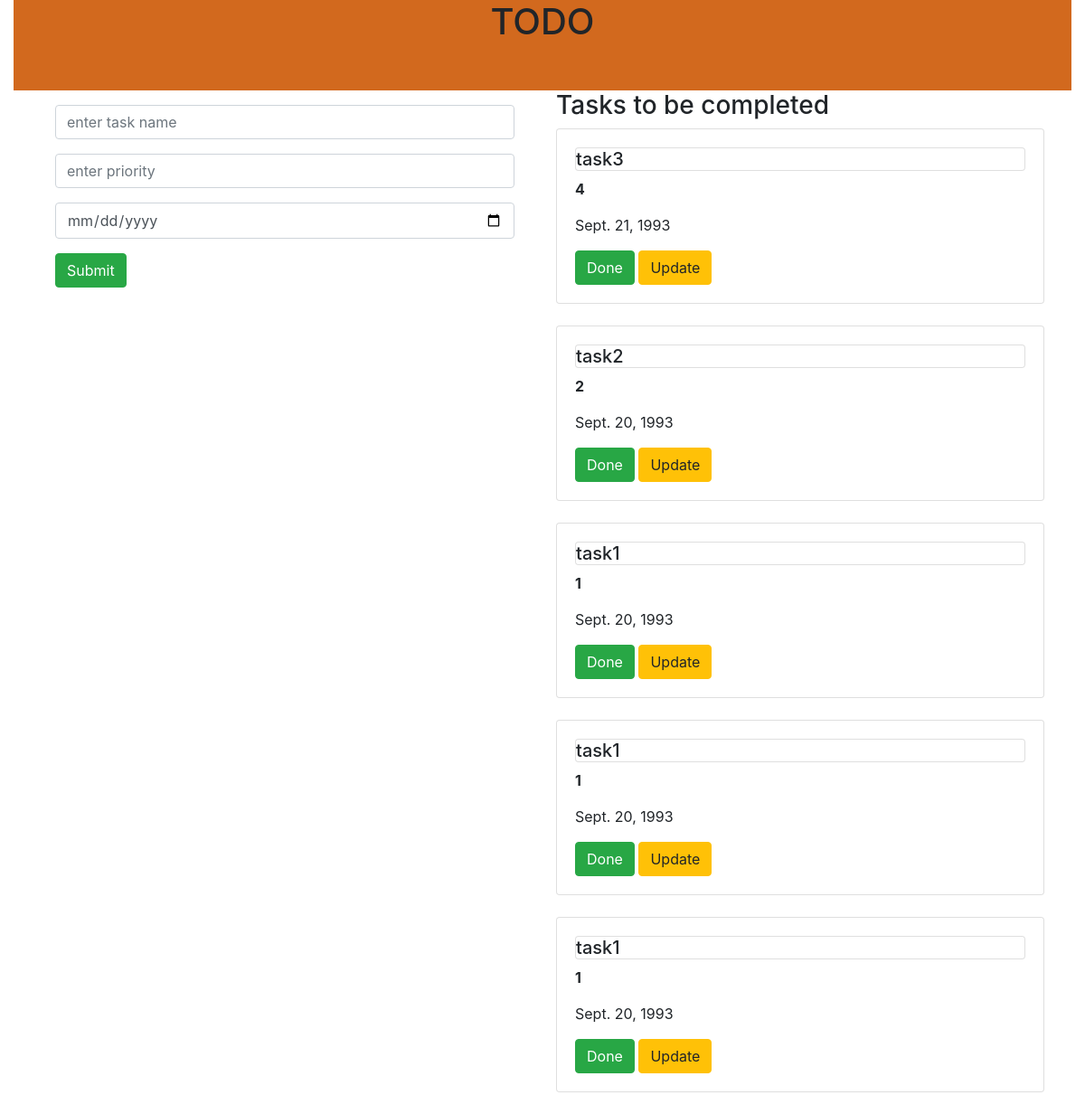
The page / on the database its author committed.
### todoapp/models.py (models this page shows, shortened)
class Task(models.Model):
    name = models.CharField(max_length=300)
    priority = models.IntegerField()
    date=models.DateField()

### todoapp/views.py (the view)
# urls.py: path('',views.home,name='home'),
def home(request):
    task = Task.objects.all()
    if request.method=='POST':
        name=request.POST.get('task')
        priority=request.POST.get('priority')
        date=request.POST.get('date')
        task1=Task(name=name,priority=priority,date=date)
        task1.save()
    return render(request,'home.html',{'task':task})

### templates/home.html (shortened to what this page needs)
{% extends 'base.html' %}
{% block body %}
<div class="container-fluid">
    <div class="row">
        <div class="col-md-12">
            <div class="banner">
                <div class="banner-text">
                    <h1> TODO</h1>
                </div>
            </div>
        </div>
    </div>
</div>
<div class="container">
    <div class="row">
        <div class="col-md-6">
           <form method="POST"  class="shadow p-3 mb-5 bg-body rounded">
            <div class="form-group">
                  <input type="text"   class='form-control' name="task"   placeholder="enter task name">
        </div>
               <div class="form-group">
                      <input type="text" class='form-control' name="priority"   placeholder="enter priority">
               </div>
               <div class="form-group">
                      <input type="date" class='form-control' name="date"   placeholder="enter date">
               </div>
 <input type="submit" class="btn btn-success">
</form>
               </div>
        <div class="col-md-6">
            <h3>Tasks to be completed</h3>
            {% for i in task %}
            <div class="shadow card">
                <div class="card-body">
                    <h5 class="card title">{{i.name}}</h5>
                    <p><b>{{i.priority}}</b></p>
                    <p>{{i.date}}</p>
                    <a class="btn btn-success" href="{% url 'delete' i.id %}">Done</a>
                     <a class="btn btn-warning" href="{% url 'update' i.id %}">Update</a>
                </div>
            </div>
            <br>
                 {% endfor %}
        </div>
</div>
</div>
{% endblock %}

### templates/base.html (shortened to what this page needs)
{% load static %}
<!DOCTYPE html>
<html lang="en">
<head>
  <link rel="stylesheet" href="https://cdn.jsdelivr.net/npm/bootstrap@4.0.0/dist/css/bootstrap.min.css">
  <link rel="stylesheet" href="{% static 'style.css' %}">
</head>
<body>
{% block body %}
{% endblock %}
</body>
</html>

### static/style.css (style rules this page uses)
.banner { background-color:chocolate; width:100%;height:100px; margin-bottom:50 px; }
.banner-text { text-align:center; }

### rows shown on the page
Task: name "task3", priority "4", date "Sept. 21, 1993"
Task: name "task2", priority "2", date "Sept. 20, 1993"
Task: name "task1", priority "1", date "Sept. 20, 1993"
Task: name "task1", priority "1", date "Sept. 20, 1993"
Task: name "task1", priority "1", date "Sept. 20, 1993"
